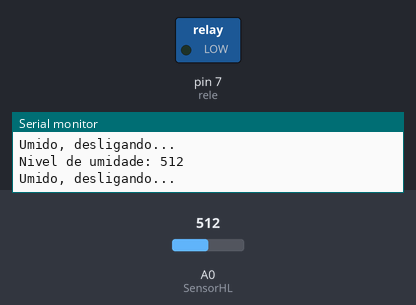
A sketch run on a simulated Arduino Uno, built with avr-gcc and run on an emulated ATmega328P. Shown: switched loads named in the sketch (green lamp = pin HIGH), the last lines printed to the serial monitor. The inputs (shaded band) are chosen by the test bench; at power-on: A0 (SensorHL) = 512.

Above: at 2.8 s.
2.9 s: A0 (SensorHL) set to 589
5.6 s: A0 (SensorHL) set to 613
At 6.6 s:
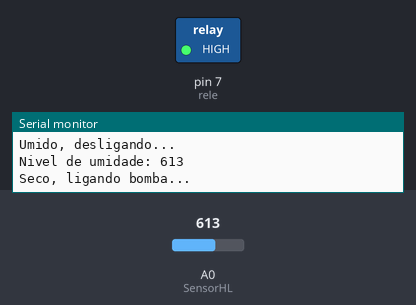
8.3 s: A0 (SensorHL) set to 590
At 10.9 s:
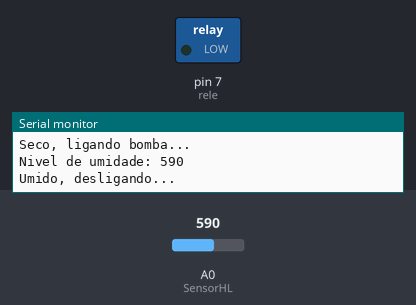
11.5 s: A0 (SensorHL) set to 610
At 12.5 s:
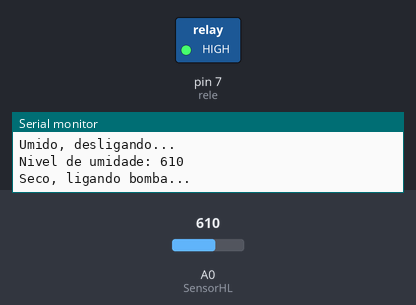
Timing chart, 0 to 14.5 s (numbered marks = the images above; inputs shaded):
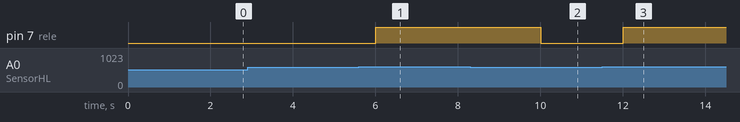

Measured:
- the behaviour switches between 600 and 601 on A0 (SensorHL) (found by bisection; images 0 and 1)
- after the input at 5.6 s, pin 7 (rele): LOW → HIGH after 0.40 s
- after the input at 8.3 s, pin 7 (rele): HIGH → LOW after 1.7 s
- after the input at 11.5 s, pin 7 (rele): LOW → HIGH after 0.50 s

The sketch:

hl69.ino
```cpp
int SensorHL = A0;
int valor = 0;
int rele = 7;

void setup() {
  Serial.begin(9600);
  pinMode(rele, OUTPUT);
}

void loop() {
  valor = analogRead(SensorHL);
  Serial.print("Nivel de umidade: ");
  Serial.println(valor);

  if(valor > 600) {
    Serial.println("Seco, ligando bomba...");
    digitalWrite(rele, HIGH);
  } else {
        Serial.println("Umido, desligando...");
        digitalWrite(rele, LOW);
    }

  delay(2000);
}
```
